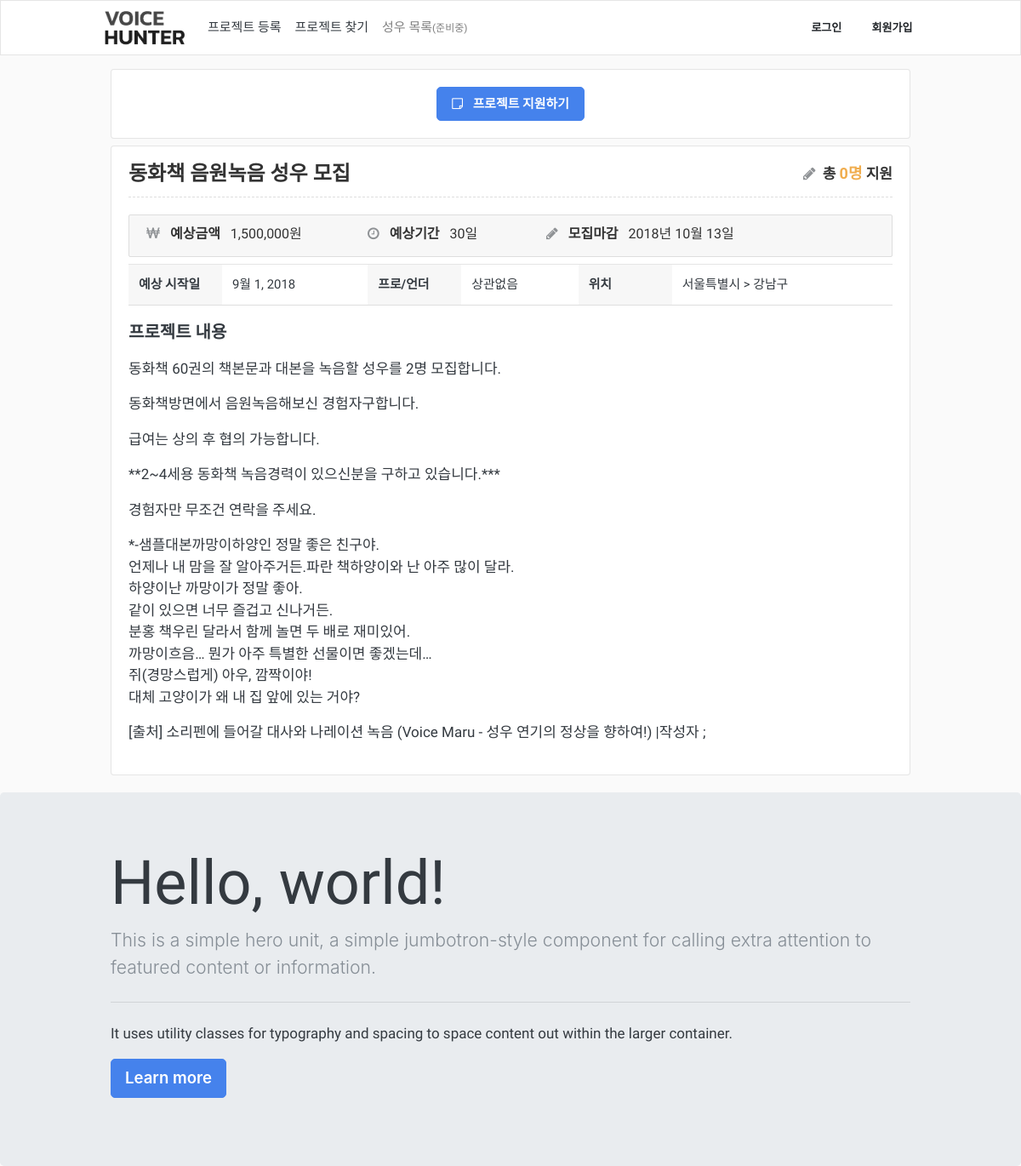
/ko/project/2, run on the app's committed database.
### App/models.py (models this page shows, shortened)
class Project(models.Model):
    class Meta:
        verbose_name_plural = "   프로젝트 테이블"
        ordering = ["-id"]
    TYPE_CHOICES = (
        ('pro', '프로'),
        ('under', '언더'),
        ('both', '상관없음')
    )
    GENDER_CHOICES = (
        ('male', '남자'),
        ('female', '여자'),
        ('both', '성별무관')
    )
    user = models.ForeignKey(User, on_delete=models.CASCADE, verbose_name='유저')
    title = models.CharField(max_length=100, verbose_name='프로젝트 명')
    type = models.CharField(max_length=10, choices=TYPE_CHOICES, verbose_name='성우타입')
    gender = models.CharField(max_length=10, choices=GENDER_CHOICES, verbose_name='성별')
    cost = models.PositiveIntegerField(verbose_name='예상금액')
    period = models.PositiveIntegerField(verbose_name='예상기간')
    deadline = models.DateField(verbose_name='마감기간')
    contant = models.TextField(verbose_name='프로젝트 내용')
    start_at = models.DateField(verbose_name='예상 시작일')
    gugun = models.ForeignKey(Gugun, on_delete=models.CASCADE, verbose_name='위치')
    created_at = models.DateTimeField(auto_now_add=True, verbose_name='등록일자')

class Gugun(models.Model):
    class Meta:
        verbose_name_plural = " 구/군 테이블"
    sido = models.ForeignKey(Sido, on_delete=models.CASCADE, verbose_name='시/도')
    gugun = models.CharField(max_length=10, verbose_name='구/군')
    def __str__(self):
        return str(self.gugun)

class Sido(models.Model):
    class Meta:
        verbose_name_plural = " 시/도 테이블"
    sido = models.CharField(max_length=10, verbose_name='시/도')
    def __str__(self):
        return str(self.sido)

### App/views.py (the view)
# urls.py: path('/project/<int:pk>', ProjectDetailPage, name='detail-projects'),
def ProjectDetailPage(request, pk, lang='ko'):
    translation.activate(lang)
    project = Project.objects.get(pk=pk)
    item = {}
    item['project'] = project
    item['apply'] = len(ProjectApply.objects.filter(project=project))
    item['tags'] = ProjectTag.objects.filter(project=project)[:6]
    return render(request, 'ProjectDetail/ProjectDetailPage.html', {
        'lang': lang,
        'item':item,
    })

### templates/ProjectDetail/ProjectDetailPage.html
{% extends "Base/Base.html" %}
{% load static %}
{% load humanize %}
{% block content %}
<link rel="stylesheet" type="text/css" href="{% static 'ProjectDetail/css/style.css' %}">
<div class="container">
	{% include './Apply.html' %}
	<div class="row mt-1">
		<div class="col-12">
			<div class="card item bg-light mb-1">
				<div class="card-body">
					<div class="header-text project-detail-header">
						<span>{{ item.project.title }}</span>
						<span class="applicant-count pull-right">
							<i class="fa fa-pencil mr-1" style="margin-right: 5px;"></i>
							총 <span class="applicant-num">{{ item.apply }}명</span> 지원
						</span>
					</div>
					<div class="summary">
						<div class="project-detail-basic-info">
							<div class="budget">
								<strong class="mr-2">
									<i class="fa fa-krw"></i>
									<span class="title">예상금액 </span>
								</strong>
								{{ item.project.cost|intcomma }}원
							</div>
							<div class="term">
								<strong class="mr-2">
									<i class="fa fa-clock-o"></i>
									<span class="title">예상기간 </span>
								</strong>
								{{ item.project.period }}일
							</div>
							<div class="deadline">
								<strong class="mr-2">
									<i class="fa fa-pencil"></i>
									<span class="title">모집마감</span>
								</strong>
								{{ item.project.deadline|date:"Y년 m월 d일" }}
							</div>
						</div>
						<table class="table w-100 mt-2">
							<tbody>
								<tr>
									<th>예상 시작일</th>
									<td>{{ item.project.start_at }}</td>
									<th>프로/언더</th>
									<td>{{ item.project.get_type_display }}</td>
									<th>위치</th>
									<td>{{ item.project.gugun.sido }} > {{ item.project.gugun }}</td>
								</tr>
							</tbody>
						</table>
						<div class="project-desc">
							<div class="project-desc-title mb-3">프로젝트 내용</div>
							{{ item.project.contant|linebreaks }}
						</div>
					</div>
				</div>
			</div>
		</div>
	</div>
</div>
{% endblock%}

### static/Base/css/style.css (style rules this page uses)
body, .navbar-fixed-top, .navbar-fixed-bottom { min-width: 970px; background:rgb(250,250,250); font-family: "Nanum Gothic", "Apple SD Gothic Neo", "맑은 고딕", "Malgun Gothic", AppleGothic, 돋움, Dotum, Helvetica, Arial, sans-serif; }
p { font-family: "Nanum Gothic"; }
.container { width: 970px; max-width: none !important; }
i { color: rgb(143, 146, 149); margin-right: 8px; }

### static/ProjectDetail/css/style.css (style rules this page uses)
.project-detail-header { margin-top: 0px; line-height: 24px; font-size: 24px; font-weight: bold; color: #333; }
.applicant-count { font-size: 17px; }
.applicant-num { color: rgb(240, 173, 78); font-weight: 600; font-size: 18px; }
.summary { margin-top: 15px; border-top: 1px #dedede dashed; }
.summary .project-detail-basic-info { margin-top: 20px; padding-left: 20px; background: rgb(247,247,247); border: 1px solid rgb(222,222,222); border-radius: 2px; padding-top: 3px; padding-bottom: 3px; line-height: 38px; font-size: 16px; height: 50px; }
.summary .project-detail-basic-info .budget { min-width: 260px; float: left; color: #333; }
.summary .project-detail-basic-info .term { min-width: 210px; float: left; color: #333; }
.summary .project-detail-basic-info .deadline { float: left; color: #333; }
.table { border-bottom: 1px solid rgb(222,222,222) !important; }
.table th { background: rgb(247,247,247); width: 110px; }
.project-desc-title { font-size: 20px; font-weight: 600; }

### data on the page
Project: project "동화책 음원녹음 성우 모집", project.cost "1,500,000", project.period "30", project.deadline "2018년 10월 13일", project.start_at "9월 1, 2018", project.type "상관없음", project.gugun.sido "서울특별시", project.gugun "강남구", project.contant "동화책 60권의 책본문과 대본을 녹음할 성우를 2명 모집합니다. 동화책방면에서 음원녹음해보신 경험자구합니다. 급여는 상의 후 협의 가능합니다. **2~4세용 동화책 녹음경력이 있으신분을 구하고 있습니다.*** 경험자만 무조건 연락을 주세요. *-샘플대본까망이하양인 정말 좋은 친구야. 언제나 내 맘을 잘 알아주거든.파란 책하양이와 난 아주 많이 달라. 하양이난 까망이가 정말 좋아. 같이 있으면 너무 즐겁고 신나거든. 분홍 책우린 달라서 함께 놀면 두 배로 재미있어. 까망이흐음… 뭔가 아주 특별한 선물이면 좋겠는데… 쥐(경망스럽게) 아우, 깜짝이야! 대체 고양이가 왜 내 집 앞에 있는 거야? [출처] 소리펜에 들어갈 대사와 나레이션 녹음 (Voice Maru - 성우 연기의 정상을 향하여!) |작성자 ;"

### other printed values
{{ item.apply }} "0"
